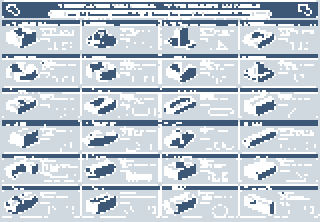
#> input picture code/image/apercu_numworks.png, 320 x 222 px
$ python generer_image_numworks.py apercu_numworks.png apercu_numworks.png
#> lines starting #> are read from the running program, lines starting #| are printed output that depends on the picture
#!/usr/bin/env python
# -*- coding: utf-8 -*-
#
# generer_image_numworks.py — convertit une image (PNG, JPEG, base64)
# en script Python pour calculatrice NumWorks (module kandinsky).
#
# Usage PC :
#   pip install pillow
#   python generer_image_numworks.py image.png [sortie.py] [--taille 2]
#   python generer_image_numworks.py image_b64.txt sortie.py
#
# Le script genere s'envoie sur la calculatrice (USB, my.numworks.com/python)
# ou se colle dans un script de l'application Python, puis se lance.

import base64
import io
import sys
from collections import Counter

from PIL import Image

SW, SH = 320, 222
HEX = "0123456789ABCDEF"


def noire(v):
    return v


def charger_base64(nom_fichier):
    with open(nom_fichier, "r") as f:
        chiffre = "".join(f.read().split())
    return Image.open(io.BytesIO(base64.b64decode(chiffre)))


def reduire(img, dx, dy):
    copie = img.convert("RGBA")
    fond = Image.new("RGBA", copie.size, (255, 255, 255, 255))
    fond.paste(copie, mask=copie.split()[3])
    return fond.convert("RGB").resize((dx, dy), Image.LANCZOS)


def quantifier(img, n_couleurs):
    q = img.quantize(colors=n_couleurs, method=Image.MEDIANCUT, dither=0)
    pal = q.getpalette()
    couleurs = [tuple(pal[i * 3:i * 3 + 3]) for i in range(n_couleurs)]
    d = bytes(q.tobytes())
    freq = Counter(d)
    ordre = sorted(range(n_couleurs), key=lambda i: -freq.get(i, 0))
    remap = dict((a, n) for n, a in enumerate(ordre))
    couleurs = [couleurs[ordre[i]] for i in range(n_couleurs)]
    d = bytes(remap[v] for v in d)
    couleurs[0] = (255, 255, 255)
    utilises = sorted(set(d))
    remap2 = dict((a, n) for n, a in enumerate(utilises))
    d = bytes(remap2[v] for v in d)
    couleurs = [couleurs[i] for i in utilises]
    # fusion des couleurs quasi identiques (nettoyage du fond)
    netto = [couleurs[0]]
    for c in couleurs[1:]:
        ecart = (abs(netto[-1][0]-c[0]) + abs(netto[-1][1]-c[1]) + abs(netto[-1][2]-c[2])) / 3.0
        if ecart >= 24:
            netto.append(c)
    remap3 = {}
    for n, c in enumerate(couleurs):
        if n == 0:
            remap3[n] = 0
            continue
        if c in netto[1:]:
            remap3[n] = netto[1:].index(c) + 1
        else:
            meilleur = min(range(1, len(netto)),
                           key=lambda i: (abs(netto[i][0]-c[0]) + abs(netto[i][1]-c[1]) + abs(netto[i][2]-c[2])))
            remap3[n] = meilleur
    d = bytes(remap3[v] for v in d)
    return netto[:len(set(d))], d


def rle16(donnees):
    paires = []
    run = 1
    for i in range(1, len(donnees)):
        if donnees[i] == donnees[i-1] and run < 16:
            run += 1
        else:
            paires.append(HEX[donnees[i-1]] + HEX[run-1])
            run = 1
    paires.append(HEX[donnees[-1]] + HEX[run-1])
    return "".join(paires)


def generer(img, nom_script="image_numworks.py", taille_px=2, n_couleurs=4):
    largeur = min(SW // taille_px, img.size[0])
    hauteur = min(SH // taille_px, img.size[1])
    img = reduire(img, largeur, hauteur)
    couleurs, donnees = quantifier(img, n_couleurs)
    chiffre = rle16(donnees)
    morceaux = [chiffre[i:i+78] for i in range(0, len(chiffre), 78)]
    lignes = "\n".join('    "%s"' % m for m in morceaux)

    script = '''# -*- coding: utf-8 -*-
# Script genere pour NumWorks (%d x %d px affiches en %dx%d, %d couleurs, RLE).

from kandinsky import set_pixel

LARGEUR = %d
PALETTE = %r
DATA = (
%s
)

def afficher(x0=0, y0=0, t=%d):
    HEXV = "0123456789ABCDEF"
    n = 0
    for k in range(0, len(DATA), 2):
        couleur = PALETTE[HEXV.find(DATA[k])]
        for _ in range(HEXV.find(DATA[k+1]) + 1):
            x = x0 + (n %% LARGEUR) * t
            y = y0 + (n // LARGEUR) * t
            for dx in range(t):
                for dy in range(t):
                    set_pixel(x + dx, y + dy, couleur)
            n += 1

afficher()
''' % (largeur, hauteur, taille_px, taille_px, len(couleurs),
       largeur, couleurs, lignes, taille_px)

    with open(nom_script, "w") as f:
        f.write(script)
    return nom_script, len(script)


def main():
    if len(sys.argv) < 2:
        print(__doc__)
        sys.exit(1)
    nom = sys.argv[1]
    sortie = sys.argv[2] if len(sys.argv) > 2 else "image_numworks.py"
    t = 2
    if "--taille" in sys.argv:
        t = int(sys.argv[sys.argv.index("--taille") + 1])
    if nom.lower().endswith(".txt") or nom.lower().endswith(".b64"):
        img = charger_base64(nom)
    else:
        img = Image.open(nom)
#> img is the input picture: PIL image 320x222 RGB; mean R, G, B 190.6, 200.5, 210.8
    _, taille_octets = generer(img, sortie, taille_px=t)
#> in reduire, `fond = Image.new("RGBA", copie.size, (255, 255, 255, 255))`: fond: PIL image 320x222 RGBA; every value is 255
#> in reduire, `return fond.convert("RGB").resize((dx, dy), Image.LANCZOS)`:
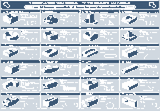
#> returned value: PIL image 160x111 RGB; mean R, G, B 190.4, 200.4, 210.7
#> in quantifier, `pal = q.getpalette()`: pal = [247, 248, 249, 212, 220, 227, 206, 215, 223, 77, 103, 130]
#> in quantifier, `couleurs = [tuple(pal[i * 3:i * 3 + 3]) for i in range(n_couleurs)]`: couleurs = [(247, 248, 249), (212, 220, 227), (206, 215, 223), (77, 103, 130)]
#> in quantifier, `freq = Counter(d)`: freq = {2: 4945, 0: 4816, 3: 3665, 1: 4334}
#> in quantifier, `ordre = sorted(range(n_couleurs), key=lambda i: -freq.get(i, 0))`: ordre = [2, 0, 1, 3]
#> in quantifier, `remap = dict((a, n) for n, a in enumerate(ordre))`: remap = {2: 0, 0: 1, 1: 2, 3: 3}
#> in quantifier, `couleurs = [couleurs[ordre[i]] for i in range(n_couleurs)]`: couleurs = [(206, 215, 223), (247, 248, 249), (212, 220, 227), (77, 103, 130)]
#> in quantifier, `utilises = sorted(set(d))`: utilises = [0, 1, 2, 3]
#> in quantifier, `remap2 = dict((a, n) for n, a in enumerate(utilises))`: remap2 = {0: 0, 1: 1, 2: 2, 3: 3}
#> in quantifier, `couleurs = [couleurs[i] for i in utilises]`: couleurs = [(255, 255, 255), (247, 248, 249), (212, 220, 227), (77, 103, 130)]
#> in quantifier, `netto = [couleurs[0]]`: netto = [(255, 255, 255)]
#> the loop in quantifier, `for c in couleurs[1:]:` made 3 passes
#> (c, ecart) on passes 1 to 3: ((247, 248, 249), 7), ((212, 220, 227), 35.33), ((77, 103, 130), 116.3)
#> after the loop in quantifier, `for c in couleurs[1:]:`: netto = [(255, 255, 255), (212, 220, 227), (77, 103, 130)]
#> the loop in quantifier, `for n, c in enumerate(couleurs):` made 4 passes
#> (c, meilleur) on pass 2: ((247, 248, 249), 1)
#> after the loop in quantifier, `for n, c in enumerate(couleurs):`: remap3 = {0: 0, 1: 1, 2: 1, 3: 2}
#> in generer, `couleurs, donnees = quantifier(img, n_couleurs)`: couleurs = [(255, 255, 255), (212, 220, 227), (77, 103, 130)]
#> in generer, `morceaux = [chiffre[i:i+78] for i in range(0, len(chiffre), 78)]`: morceaux = 92 items
#> taille_octets = 8419
    print("OK : %s (%d Ko)" % (sortie, taille_octets // 1024))
#| OK : apercu_numworks.png (8 Ko)


if __name__ == "__main__":
    main()
